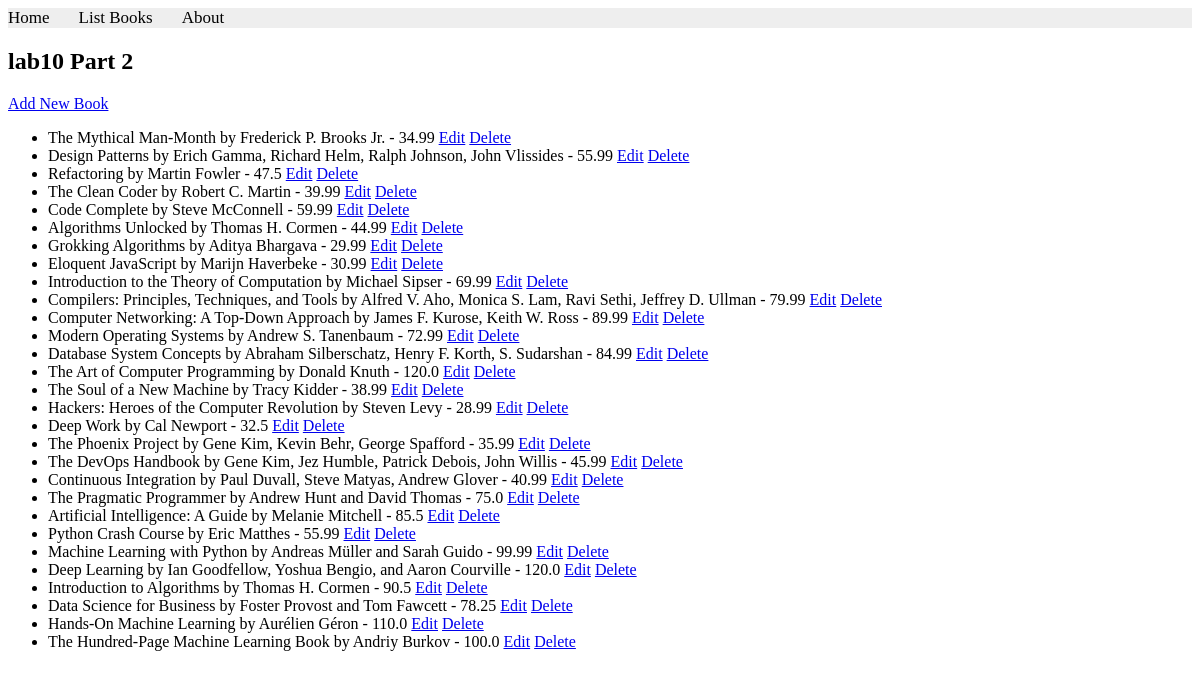
Page /books/lab10_part2/listbooks on the earlier database version.
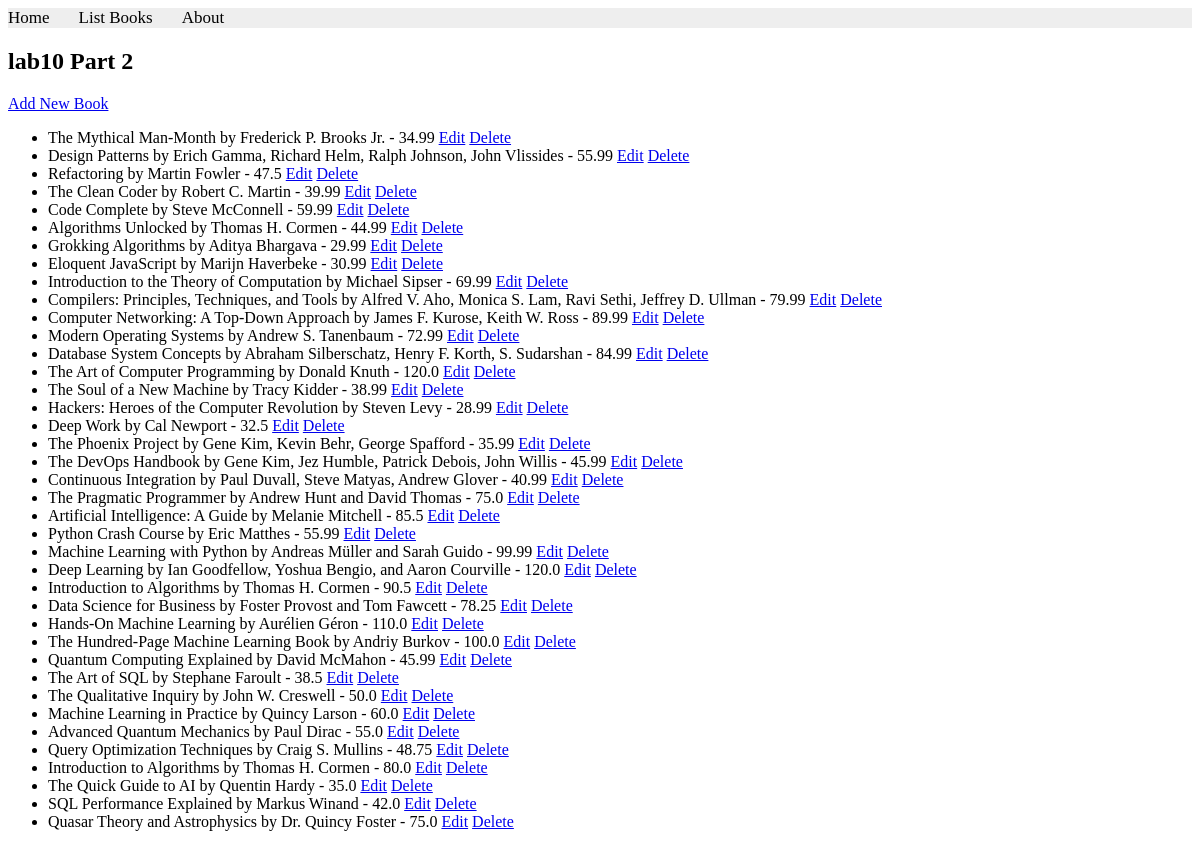
Same page on the later database version.
### apps/bookmodule/models.py (models this page shows)
class Book(models.Model):
    title = models.CharField(max_length = 50)
    author = models.CharField(max_length = 50)
    price = models.FloatField(default = 0.0)
    edition = models.SmallIntegerField(default = 1)

### apps/bookmodule/views.py (the view)
# urls.py: path('lab10_part2/listbooks', views.list_books_part2, name='listbooks_part2'),
def list_books_part2(request):
    books = Book.objects.all()
    return render(request, 'bookmodule/listbooks_part2.html', {'books': books})

### apps/templates/bookmodule/listbooks_part2.html (shortened to what this page needs)
{% extends "layouts/base.html" %}
{% load static %}
{% block content %}
<h2>lab10 Part 2</h2>
<a href="{% url 'addbook_part2' %}">Add New Book</a>
<ul>
    {% for book in books %}
    <li>
        {{ book.title }} by {{ book.author }} - {{ book.price }}
        <a href="{% url 'editbook_part2' book.id %}">Edit</a>
        <a href="{% url 'deletebook_part2' book.id %}">Delete</a>
    </li>
    {% empty %}
    <li>No books found.</li>
    {% endfor %}
</ul>
{% endblock content %}

Differences in the rows shown:
added Book: title "Quantum Computing Explained", author "David McMahon", price "45.99"
added Book: title "The Art of SQL", author "Stephane Faroult", price "38.5"
added Book: title "The Qualitative Inquiry", author "John W. Creswell", price "50.0"
added Book: title "Machine Learning in Practice", author "Quincy Larson", price "60.0"
added Book: title "Advanced Quantum Mechanics", author "Paul Dirac", price "55.0"
added Book: title "Query Optimization Techniques", author "Craig S. Mullins", price "48.75"
added Book: title "Introduction to Algorithms", author "Thomas H. Cormen", price "80.0"
added Book: title "The Quick Guide to AI", author "Quentin Hardy", price "35.0"
added Book: title "SQL Performance Explained", author "Markus Winand", price "42.0"
added Book: title "Quasar Theory and Astrophysics", author "Dr. Quincy Foster", price "75.0"
